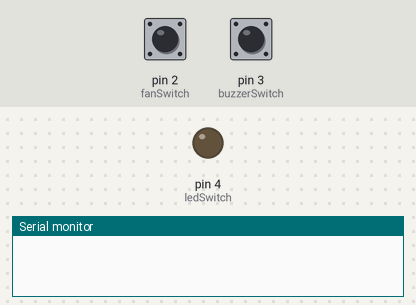
Recording of a sketch running on a simulated Arduino Uno, built with avr-gcc and run on an emulated ATmega328P. Shown: output pins drawn as LEDs (lit = HIGH), the last lines printed to the serial monitor. Dashed ring = blinking. The inputs (shaded band) are chosen by the test bench; at power-on: pin 3 (buzzerSwitch) HIGH, pin 2 (fanSwitch) HIGH.

Above: at 1.2 s.
1.3 s: pin 3 (buzzerSwitch) pulled LOW for 0.15 s
At 1.4 s:
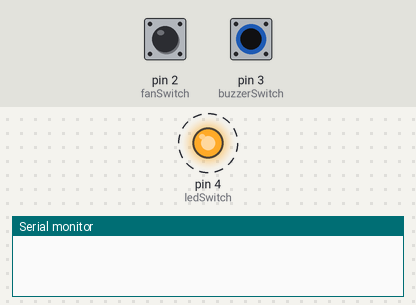
3.3 s: pin 2 (fanSwitch) pulled LOW for 0.15 s
At 3.4 s:
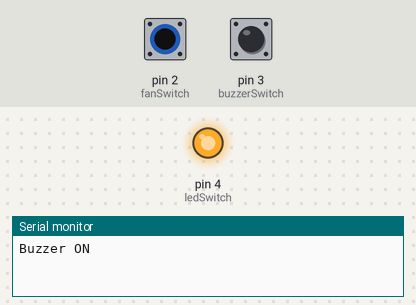
Timing chart, 0 to 6.3 s (numbered marks = the images above; inputs shaded):
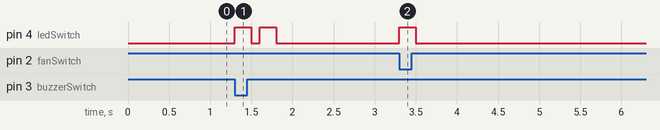

The sketch:

TX.ino
```cpp
const int ledSwitch = 4; // D4
const int fanSwitch = 2; // Switch for fan
const int buzzerSwitch = 3; // Switch for buzzer

bool fanState = false;
bool buzzerState = false;

void setup() {
  pinMode(ledSwitch, OUTPUT);
  pinMode(fanSwitch, INPUT_PULLUP);
  pinMode(buzzerSwitch, INPUT_PULLUP);
  Serial.begin(9600);
}

void loop() {
  static bool lastFanSwitch = HIGH;
  static bool lastBuzzerSwitch = HIGH;

  bool currentFan = digitalRead(fanSwitch);
  bool currentBuzzer = digitalRead(buzzerSwitch);

  // Fan toggle
  if (currentFan == LOW && lastFanSwitch == HIGH) { // switch just pressed
    fanState = !fanState;   // toggle state
    sendCommand(fanState ? 1 : 0, "Fan");
  }
  lastFanSwitch = currentFan;

  // Buzzer toggle
  if (currentBuzzer == LOW && lastBuzzerSwitch == HIGH) {
    buzzerState = !buzzerState;
    sendCommand(buzzerState ? 2 : 0, "Buzzer");
  }
  lastBuzzerSwitch = currentBuzzer;

  delay(50); // debounce
}

void sendCommand(int cmd, String name){
  if (cmd == 0) return; // no need to send off command if you want simple toggle
  if (cmd == 1){
    digitalWrite(ledSwitch, HIGH);
    delay(200);
    digitalWrite(ledSwitch, LOW);
    Serial.println(name + " ON");
  } else if (cmd == 2){
    for(int i=0;i<2;i++){ // double pulse for buzzer
      digitalWrite(ledSwitch, HIGH);
      delay(200);
      digitalWrite(ledSwitch, LOW);
      delay(100);
    }
    Serial.println(name + " ON");
  }
}
```

Measured:
- after the input at 1.3 s, pin 4 (ledSwitch): alternates HIGH for 0.20 s and LOW for 0.10 s, 4 changes in all, then stays LOW, starting at once
- after the input at 3.3 s, pin 4 (ledSwitch): LOW → HIGH at once, → LOW 0.20 s later
